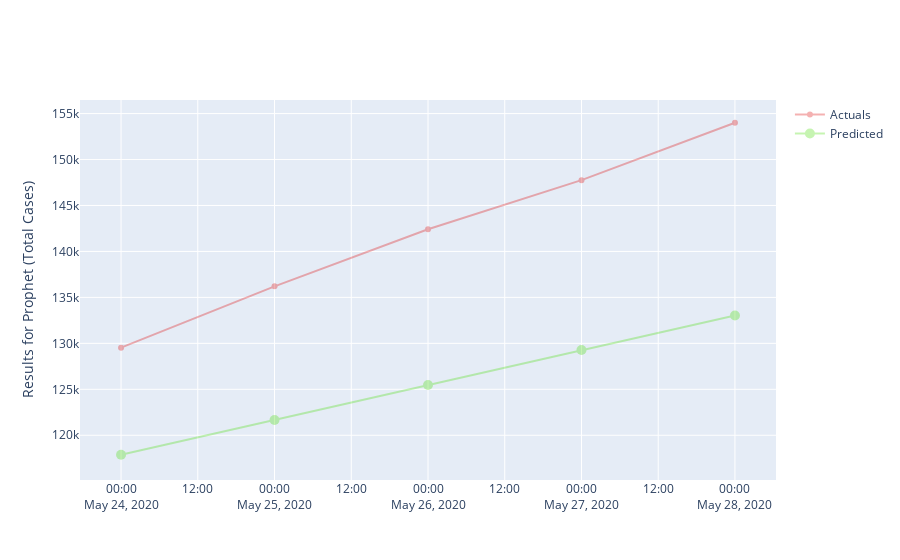

Source (notebook cell):
### Code cell
trace0 = go.Scatter(
        x = result_df['ds'],
        y = result_df['Actual'],
        mode = 'lines+markers',
        name='Actuals',
        line = dict(color = '#dd0000', shape = 'linear'),
        opacity = 0.3,
        connectgaps=True
)
trace1 = go.Scatter(
        x = result_df['ds'],
        y = result_df['yhat'],
        name='Predicted',
        mode = 'lines+markers',
        marker = dict(
            size = 10,
            color = '#44dd00'),
        opacity = 0.3    
)
data = [trace0, trace1]
layout = go.Layout(
    yaxis=dict(
        title="Results for Prophet (Total Cases)"
    )
)
fig = go.Figure(data=data, layout=layout)
fig.show()

### Figure 1 — Plotly figure (JSON) as saved in the notebook; plotly's stock layout.template omitted (floating-point values rounded to 4 significant figures)
{"data": [{"connectgaps": true, "line": {"color": "#dd0000", "shape": "linear"}, "mode": "lines+markers", "name": "Actuals", "opacity": 0.3, "type": "scatter", "x": ["2020-05-24T00:00:00", "2020-05-25T00:00:00", "2020-05-26T00:00:00", "2020-05-27T00:00:00", "2020-05-28T00:00:00"], "y": [129530, 136203, 142410, 147754, 154001]}, {"marker": {"color": "#44dd00", "size": 10}, "mode": "lines+markers", "name": "Predicted", "opacity": 0.3, "type": "scatter", "x": ["2020-05-24T00:00:00", "2020-05-25T00:00:00", "2020-05-26T00:00:00", "2020-05-27T00:00:00", "2020-05-28T00:00:00"], "y": [117900.0, 121700.0, 125500.0, 129300.0, 133000.0]}], "layout": {"yaxis": {"title": {"text": "Results for Prophet (Total Cases)"}}}}
